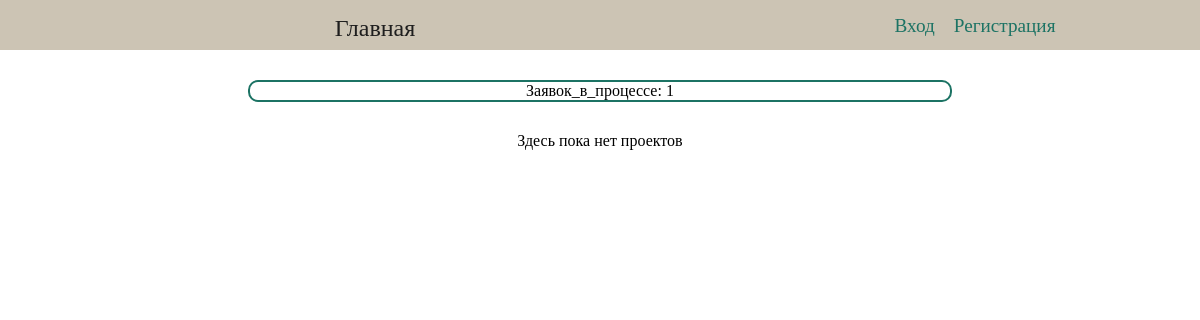
The page /portal/main/ on the database as committed earlier.
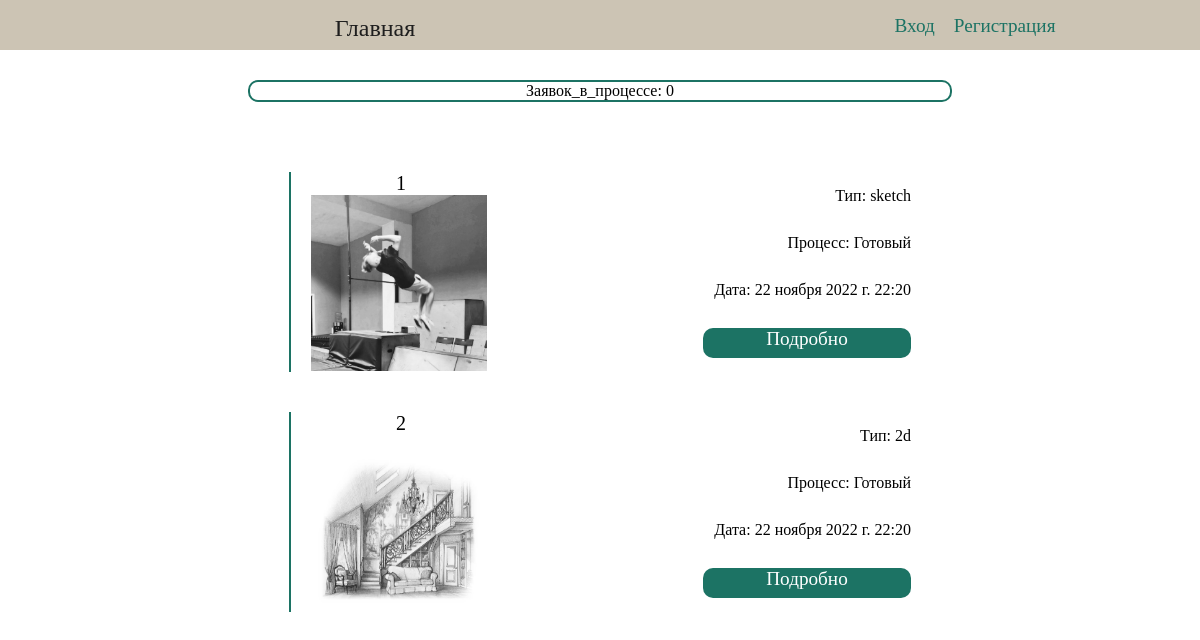
The same page on the database as committed later.
### portal/models.py (models this page shows, shortened)
class Project(models.Model):
    id = models.AutoField(primary_key=True, unique=True, verbose_name='id')
    title = models.CharField(max_length=100, verbose_name='Project name')
    description = models.TextField(max_length=400, verbose_name='Description')
    img = models.ImageField(upload_to='img/', verbose_name='picture', null=True)
    apply_date = models.DateTimeField(default=datetime.now(), editable=False)
    author = models.ForeignKey('User', on_delete=models.SET_NULL, verbose_name='Project owner', null=True, blank=True, to_field='id')
    com = models.CharField(max_length=400, verbose_name='Description', default='Этот проект ещё не принят в разработку!')
    category = models.ForeignKey(Category, help_text='Категория заявки', to_field='type', on_delete=models.CASCADE, blank=False)
    PROCESS_STATUS = (('i', 'В процессе'),
                      ('d', 'Готовый'),
                      ('n', 'Новые'))
    process_status = models.CharField(
        max_length=1,
        choices=PROCESS_STATUS,
        blank=True,
        default='n',
        help_text='Статус')
    class Meta:
        ordering = ['apply_date']

class Category(models.Model):
    type = models.CharField(max_length=30, unique=True)
    def __str__(self):
        return self.type

### portal/views.py (the view)
class MainPage(ListView):
    model = Project
    template_name = 'main_page.html'
    def get_context_data(self, **kwargs):
        context = super().get_context_data(**kwargs)
        context['Project_list'] = Project.objects.filter(process_status='d')[0:4]
        context['count_in_process'] = Project.objects.filter(process_status='i').count()
        return context

### portal/templates/main_page.html (shortened to what this page needs)
{% extends "base_gineric.html" %}
{% block content %}
<div id="my_projects_div">
    <div id="filter_div">
        <p>Заявок_в_процессе: {{count_in_process}}</p>
    </div>
    {% if Project_list %}
        {% for project in Project_list %}
            <div class="project_post">
                <div class="picture_div_post">
                    <p class="project_name">{{project.title}}</p>
                    <img src="{{ project.img.url }}" alt="..." width="176" height="176">
                </div>
                <div class="description_div_post">
                    <p>Тип: {{project.category}}</p>
                    <p>Процесс: {{project.get_process_status_display}}</p>
                    <p>Дата: {{ project.apply_date }}</p>
                    <a class="show_detail" href="{% url 'detail_project' project.id %}">Подробно</a>
                </div>
            </div>
        {% endfor %}
    {% else %}
        <p>Здесь пока нет проектов</p>
    {% endif %}
</div>
{% endblock %}

Rows that differ between the two databases and show on the page:
added Project: title "1", img (picture), category "sketch", process_status "Готовый", apply_date "22 ноября 2022 г. 22:20"
now on this page (row edited): Project: title "2", img (picture), category "2d", process_status "Готовый", apply_date "22 ноября 2022 г. 22:20"
Other text that changed with them:
{{ count_in_process }}: "1" → "0"
text no longer shown: "Здесь пока нет проектов"
